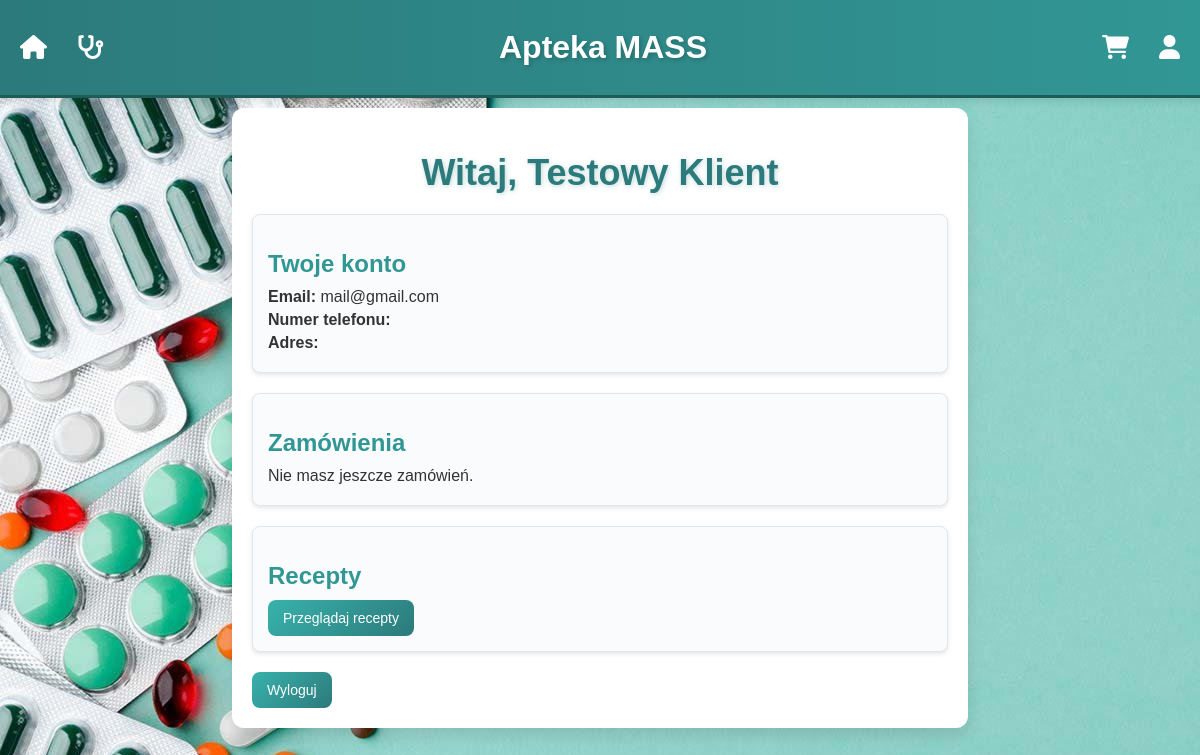
The app's page /mass/my-account/ (signed in), older data.
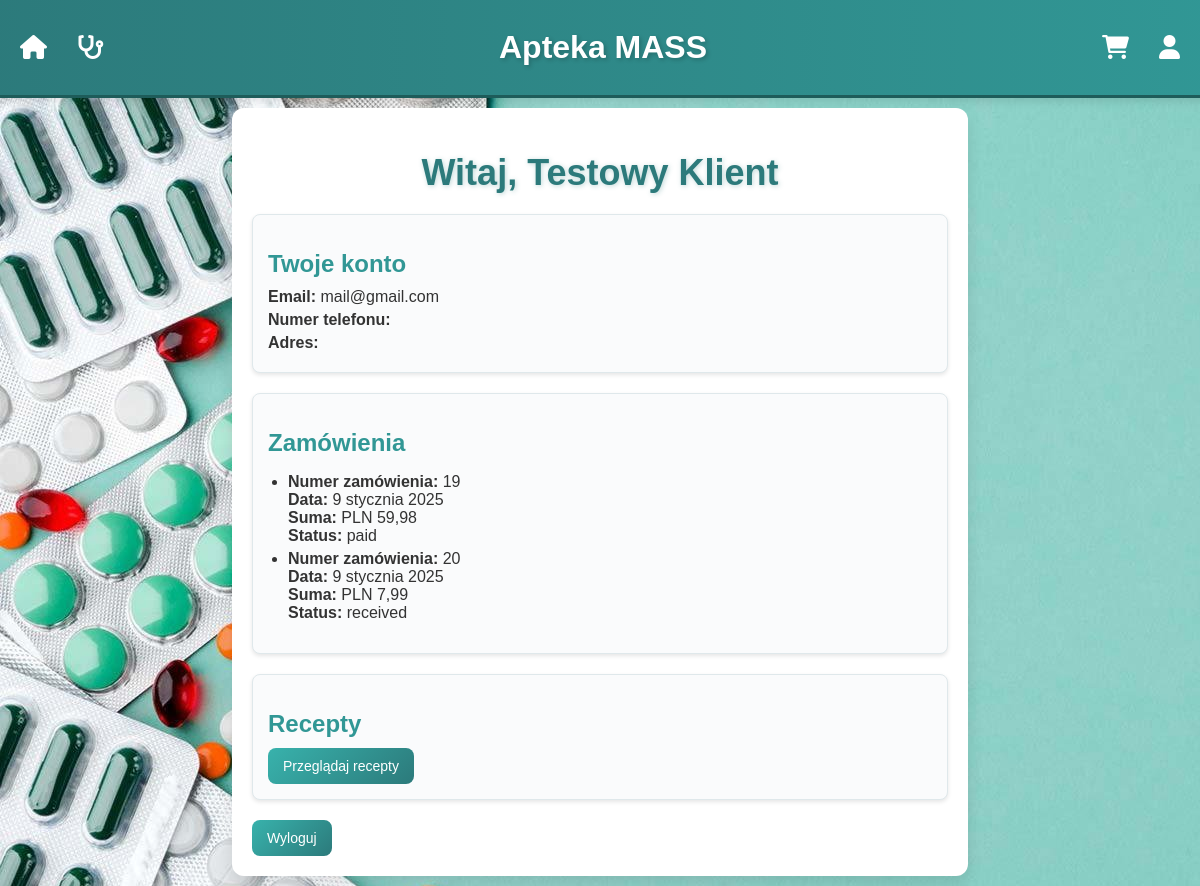
The same page, newer data.
### mass/models.py (models this page shows, shortened)
class Order(models.Model):
    class Status(models.TextChoices):
        PENDING = 'pending', 'Pending'
        RECEIVED = 'received', 'Received'
        EXPIRED = 'expired', 'Expired'
    user = models.ForeignKey(User, on_delete=models.CASCADE)
    contents = models.ManyToManyField(Medication, through='OrderItem')
    date_of_order = models.DateField(default=datetime.now)
    shipping_address = models.CharField(max_length=255, default="")
    phone_number = models.DecimalField(max_digits=20, decimal_places=0)
    status = models.CharField(max_length=10, choices=Status.choices, default=Status.PENDING)
    total = models.DecimalField(max_digits=10, decimal_places=2, default=0)
    location = models.ForeignKey(Location, on_delete=models.CASCADE, null=True, blank=True)
    expiry_date = models.DateField(default=default_expiry_date) # klient ma 7 dni na odebranie zamowienia, potem ustawia sie na 'expired'

### mass/views.py (the view)
# urls.py: path('my-account/', views.user_account_view, name='my_account'),
@login_required
def user_account_view(request):
    user = request.user
    try:
        extended_user = ExtendedUser.objects.get(user=user)
    except ExtendedUser.DoesNotExist:
        extended_user = None
    orders = Order.objects.filter(user=user).order_by('-date_of_order')
    context = {
        'user': user,
        'extended_user': extended_user,
        'orders': orders,
    }
    return render(request, 'my_account.html', context)

### mass/templates/my_account.html (shortened to what this page needs)
<!DOCTYPE html>
<html lang="pl">
<head>
    {% load static %}
</head>
<body>
    {% include 'navbar.html' %}
    <div class="container">
        <h1>Witaj, {{ user.first_name }} {{ user.last_name }}</h1>
        <section>
            <h2>Twoje konto</h2>
            <p><strong>Email:</strong> {{ user.email }}</p>
            {% if extended_user %}
                <p><strong>Numer telefonu:</strong> {{ extended_user.phone_number }}</p>
                <p><strong>Adres:</strong> {{ extended_user.address }}</p>
            {% else %}
                <p><em>Dodatkowe informacje o profilu nie są dostępne.</em></p>
            {% endif %}
        </section>
        <section>
            <h2>Zamówienia</h2>
            {% if orders %}
                <ul>
                    {% for order in orders %}
                        <li>
                            <strong>Numer zamówienia:</strong> {{ order.id }} <br>
                            <strong>Data:</strong> {{ order.date_of_order }} <br>
                            <strong>Suma:</strong> PLN {{ order.total }} <br>
                            <strong>Status:</strong> {{ order.status }} <br>
                        </li>
                    {% endfor %}
                </ul>
            {% else %}
                <p>Nie masz jeszcze zamówień.</p>
            {% endif %}
        </section>
        <section>
            <h2>Recepty</h2>
            <a href="{% url 'prescriptions_view' %}" class="btn">Przeglądaj recepty</a>
        </section>
        <a href="{% url 'logout' %}" class="btn">Wyloguj</a>
    </div>
</body>
</html>

Row changes from the older to the newer data that the page shows:
added Order: id "19", date_of_order "9 stycznia 2025", total "59,98", status "paid"
added Order: id "20", date_of_order "9 stycznia 2025", total "7,99", status "received"
Text that changed along with them:
text no longer shown: "Nie masz jeszcze zamówień."
